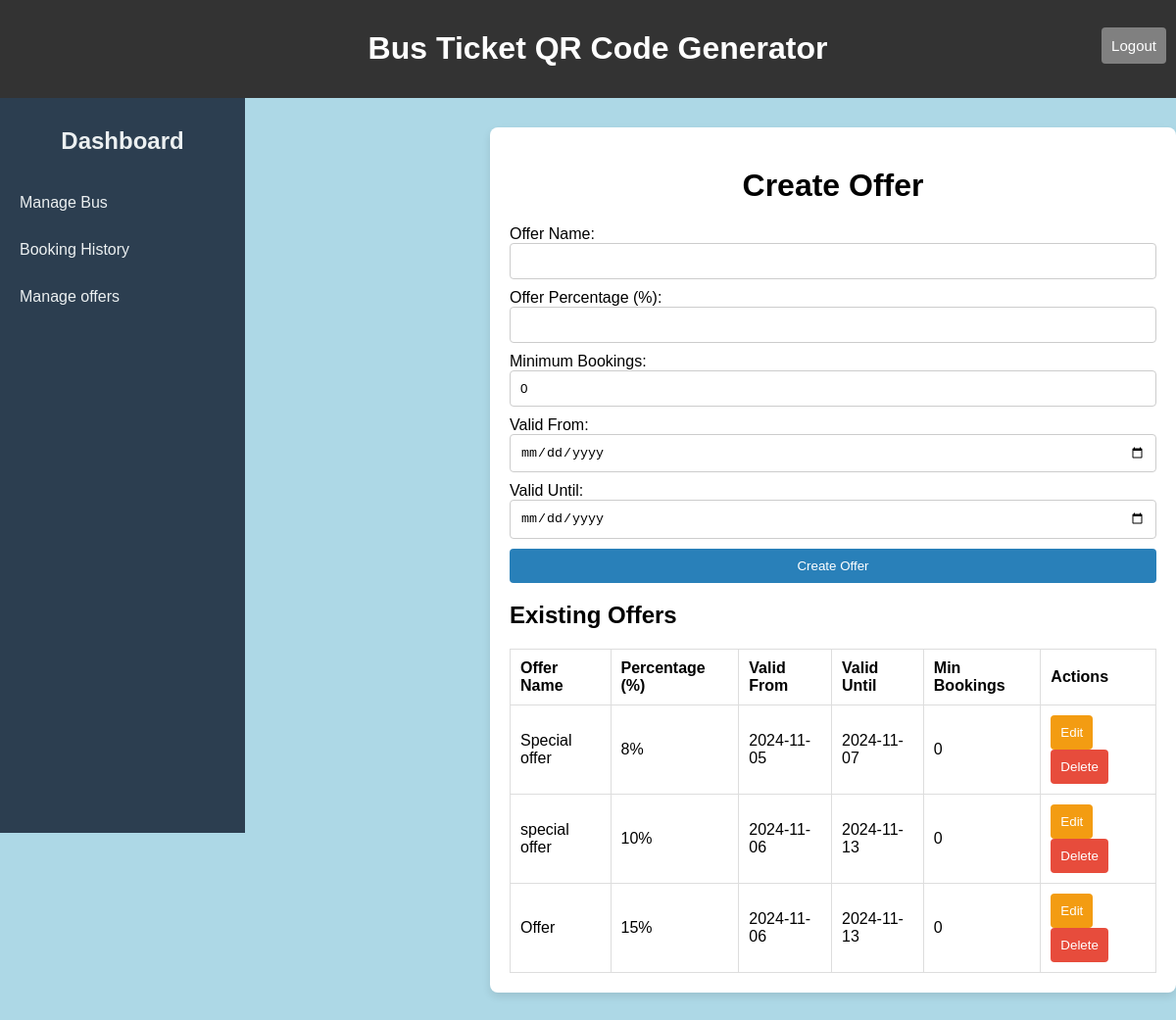
The app's page /Operators/manage_offers.php with its own data.
### tables this page shows
CREATE TABLE `offers` (
  `offer_id` int(11) NOT NULL,
  `offer_name` varchar(100) DEFAULT NULL,
  `offer_percentage` int(11) DEFAULT NULL,
  `min_bookings` int(11) DEFAULT 0,
  `valid_from` date DEFAULT NULL,
  `valid_until` date DEFAULT NULL
);

### Operators/manage_offers.php (the view, shortened to what this page needs)
<?php
include('connection.php');
$today = date('Y-m-d');
$con->query("DELETE FROM offers WHERE valid_until < '$today'");
$edit_mode = false;
$offer_id = $offer_name = $offer_percentage = $valid_from = $valid_until = $min_bookings = $min_seats = '';
$sqlOffers = "SELECT * FROM offers";
$resultOffers = $con->query($sqlOffers);
?>
<!DOCTYPE html>
<html lang="en">
<head>
</head>
<body>
<header>
    <h1>Bus Ticket QR Code Generator</h1>
    <button class="logout-btn" onclick="confirmLogout()">Logout</button>
</header>
<div class="sidebar">
    <h2><a href="operatorsdashboard.php">Dashboard</a></h2>
        <a href="manage_schedule.php">Manage Bus</a>
        <a href="booking.php">Booking History</a>
        <a href="manage_offers.php">Manage offers</a>
</div>
<div class="manage_container">
    <h1><?php echo $edit_mode ? "Edit Offer" : "Create Offer"; ?></h1>
    <form method="POST" action="manage_offers.php">
        <label for="offer_name">Offer Name:</label>
        <input type="text" name="offer_name" value="<?php echo $offer_name; ?>" required>
        <label for="offer_percentage">Offer Percentage (%):</label>
        <input type="number" name="offer_percentage" value="<?php echo $offer_percentage; ?>" required>
        <label for="min_bookings">Minimum Bookings:</label>
        <input type="number" id="min_bookings" name="min_bookings" value="0">
        <label for="valid_from">Valid From:</label>
        <input type="date" name="valid_from" value="<?php echo $valid_from; ?>" required>
        <label for="valid_until">Valid Until:</label>
        <input type="date" name="valid_until" value="<?php echo $valid_until; ?>" required>
        <button type="submit" name="<?php echo $edit_mode ? "update_offer" : "create_offer"; ?>">
            <?php echo $edit_mode ? "Update Offer" : "Create Offer"; ?>
        </button>
    </form>
    <h2>Existing Offers</h2>
    <table>
        <thead>
            <tr>
                <th>Offer Name</th>
                <th>Percentage (%)</th>
                <th>Valid From</th>
                <th>Valid Until</th>
                <th>Min Bookings</th>
                <th>Actions</th>
            </tr>
        </thead>
        <tbody>
            <?php while ($offer = $resultOffers->fetch_assoc()) { ?>
                <tr>
                    <td><?php echo $offer['offer_name']; ?></td>
                    <td><?php echo $offer['offer_percentage']; ?>%</td>
                    <td><?php echo $offer['valid_from']; ?></td>
                    <td><?php echo $offer['valid_until']; ?></td>
                    <td><?php echo $offer['min_bookings']; ?></td>
                    <td>
                    <form method="POST" style="display:inline;">
                                <button type="submit" name="edit_offer" class="edit_offer" >Edit</button>
                                <button type="submit" name="delete_offer" class="delete_offer">Delete</button>
                        </form>
                    </td>
                </tr>
            <?php } ?>
        </tbody>
    </table>
</div>
</body>
</html>

### Operators/manage_offers.php (style rules this page uses)
body { background-color: lightblue; margin: 0; font-family: Arial, sans-serif; }
header { background-color: #333; color: #fff; text-align: center; padding: 10px; width: 100%; position: fixed; top: 0; z-index: 1; }
.sidebar { width: 250px; background-color: #2c3e50; height: 100vh; padding: 20px; box-sizing: border-box; position: fixed; top: 50px; left: 0; }
.sidebar h2 { color: #ecf0f1; text-align: center; margin-bottom: 20px; margin-top:50px; }
.sidebar a { display: block; color: #ecf0f1; text-decoration: none; padding: 10px 0; margin: 10px 0; transition: background 0.3s; }
.manage_container { max-width: 850px; margin: 50px auto; padding: 20px; background-color: #fff; border-radius: 8px; margin-top: 130px; margin-left: 500px; box-shadow: 0 4px 8px rgba(0, 0, 0, 0.1); }
h1 { text-align: center; color: white; }
.manage_container h1 { text-align: center; color: black; }
form { display: flex; flex-direction: column; }
form input, form select { padding: 10px; margin-bottom: 10px; border: 1px solid #ccc; border-radius: 4px; }
form button { padding: 10px; background-color: #2980b9; color: #fff; border: none; border-radius: 4px; cursor: pointer; }
.logout-btn { position: absolute; right: 30px; top: 28px; padding: 10px; background-color: grey; color: white; border: none; border-radius: 4px; cursor: pointer; font-size:15px; }
table { width: 100%; border-collapse: collapse; margin-top: 20px; }
table, th, td { border: 1px solid #ddd; }
th, td { padding: 10px; text-align: left; }
.edit_offer { background-color: #f39c12; }
.delete_offer { background-color: #e74c3c; }

### records on screen
offers: offer_name "Special offer", offer_percentage "8", valid_from "2024-11-05", valid_until "2024-11-07", min_bookings "0"
offers: offer_name "special offer", offer_percentage "10", valid_from "2024-11-06", valid_until "2024-11-13", min_bookings "0"
offers: offer_name "Offer", offer_percentage "15", valid_from "2024-11-06", valid_until "2024-11-13", min_bookings "0"
